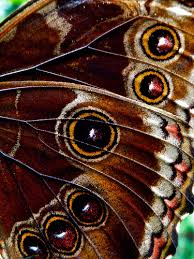
#> input picture Source/butter.jpg, 194 x 259 px
$ python -i Laplace.py   (imports and definitions only)   (older library calls are emulated)
#> lines starting #> are read from the running program, lines starting #| are printed output that depends on the picture
import cv2
import numpy as np
import sys
from scipy import ndimage
def Sobel(image, dx=True, dy=False):
    '''
    Tinh dao ham theo Sobel
    Uu tien tinh dx truoc neu dx == False thi ta moi xet den dy
    :param image: Anh goc
    :param dx: Dao ham theo x
    :param dy: Dao ham theo y
    :return: Anh
    '''
    offset = 1
    row = image.shape[0]
    col = image.shape[1]
    result = np.zeros((row, col), np.int)
    kernel_x = np.array([[1, 0, -1], [2, 0, -2], [1, 0, -1]])
    kernel_y = np.array([[1, 2, 1], [0, 0, 0], [-1, -2, -1]])
    if dx == False and dy == False:
        print("Tham so cho ham Sobel bi loi")
        return None
    if dx == True:
        for i in range(offset, row - offset):
            for j in range(offset, col - offset):
                patch = image[i - offset: i + offset + 1, j - offset: j + offset + 1]
                temp = patch * kernel_x
                sum = temp.sum()
                result[i, j] = sum
        return result
    if dy == True:
        for i in range(offset, row - offset):
            for j in range(offset, col - offset):
                patch = image[i - offset: i + offset + 1, j - offset: j + offset + 1]
                temp = patch * kernel_y
                sum = temp.sum()
                result[i, j] = sum
        return result

def Laplace(image:np.ndarray,sigma = 1.6,threshold = 200):
    sigma_list =[sigma]
    k = 1.4
    ksize = 3
    laplace_image = []
    row = image.shape[0]
    col = image.shape[1]
    color = cv2.cvtColor(image,cv2.COLOR_GRAY2BGR)
    for i in range(0,9):
        temp = image.copy()
        blur_image = cv2.GaussianBlur(image,(ksize,ksize),sigma)
        dx = Sobel(blur_image)
        dxx = Sobel(dx)
        dy = Sobel(blur_image,False,True)
        dyy = Sobel(dy,False,True)
        laplace = dxx + dyy
        for x in range(1,row - 1):
            for y in range(1,col - 1):
                if (laplace[x, y + 1] * laplace[x, y - 1] < 0 or
                    laplace[x - 1, y] * laplace[x + 1, y] < 0 or
                    laplace[x-1, y-1] * laplace[x + 1, y+1] < 0 or
                    laplace[x+1, y-1] * laplace[x-1, y+1] < 0):
                    laplace[x,y] = 0
        laplace = (laplace >= 0) * laplace
        laplace = laplace * (sigma ** 2)
        laplace = (laplace <= 255) * laplace
        laplace = np.uint8(laplace)
        sigma = k * sigma
        sigma_list.append(sigma)
        laplace_image.append(laplace)
        ksize += 2
        cv2.imshow('Laplace scale ' + str(i),laplace)
    row = image.shape[0]
    col = image.shape[1]
    binary = np.zeros((row,col))
    for i in range(1,8):
        up_image = laplace_image[i + 1]
        current_image = laplace_image[i]
        down_image = laplace_image[i - 1]
        for x in range(1,row - 1):
            for y in range(1,col - 1):
                if ((current_image[x,y] >= current_image[x-1:x+2,y-1:y+2].all() and
                    current_image[x,y] >= up_image[x-1:x+2,y-1:y+2].all() and
                    current_image[x,y] >= down_image[x-1:x+2,y-1:y+2].all()) or
                    (current_image[x, y] <= current_image[x - 1:x + 2, y - 1:y + 2].all() and
                     current_image[x, y] <= up_image[x - 1:x + 2, y - 1:y + 2].all() and
                     current_image[x, y] <= down_image[x - 1:x + 2, y - 1:y + 2].all())):
                    if current_image[x, y] > threshold:
                        binary[x, y] = current_image[x, y]
                    else:
                        current_image[x,y] = 0
    for i in range(1,row - 1):
        for j in range(1,col - 1):
            if binary[i,j] != 0:
                color.itemset((i, j, 0), 0)
                color.itemset((i, j, 1), 0)
                color.itemset((i, j, 2), 255)
    return color

def main(argv):
    image = cv2.imread(argv[0],cv2.IMREAD_GRAYSCALE)
    sigma = float(argv[1])
    threshold = int(argv[2])
    color = Laplace(image,sigma,threshold)
    cv2.imshow('Result',color)
    cv2.waitKey(0)
# [2 lines not run here, left out]

>>> import cv2
>>> picture = cv2.imread('butter.jpg', cv2.IMREAD_GRAYSCALE)
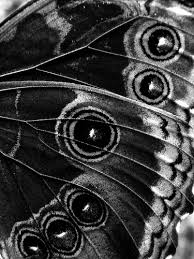
#> picture: shape (259, 194); min 0, max 255, mean 59.4
>>> result = Laplace(picture)
#> the loop in Laplace, `for i in range(0,9):` made 9 passes
#> pass 1, in Laplace, `dx = Sobel(blur_image)`:
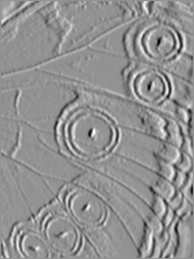
#> dx: shape (259, 194) int64; min -650, max 481, mean -2.6; drawn with min black and max white
#> pass 1, in Laplace, `dxx = Sobel(dx)`:
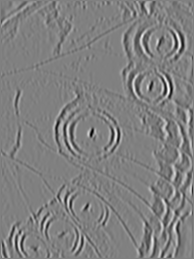
#> dxx: shape (259, 194) int64; min -3263, max 3223, mean 1; drawn with min black and max white
#> after the loop in Laplace, `for i in range(0,9):`:
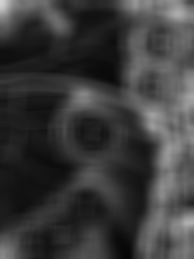
#> blur_image: shape (259, 194); min 6, max 213, mean 59.3
#> after the loop in Laplace, `for i in range(0,9):`:
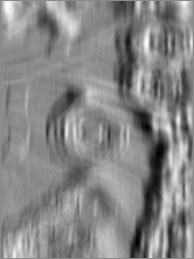
#> dx: shape (259, 194) int64; min -74, max 62, mean -2.3; drawn with min black and max white
#> after the loop in Laplace, `for i in range(0,9):`:
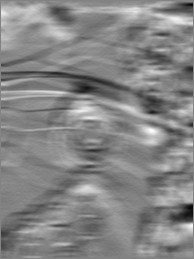
#> dy: shape (259, 194) int64; min -79, max 74, mean 1; drawn with min black and max white
#> after the loop in Laplace, `for i in range(0,9):`: laplace: shape (259, 194); every value is 0
#> after the loop in Laplace, `for i in range(0,9):`: ksize = 21; laplace_image = 9 items; sigma = 33.06; sigma_list = [1.6, 2.24, 3.14, 4.39, 6.15, 8.61, 12.05, 16.87, 23.61, 33.06]
#> after the loop in Laplace, `for i in range(1,8):`:
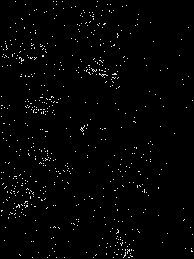
#> binary: shape (259, 194) float64; min 0, max 250, mean 3.9
